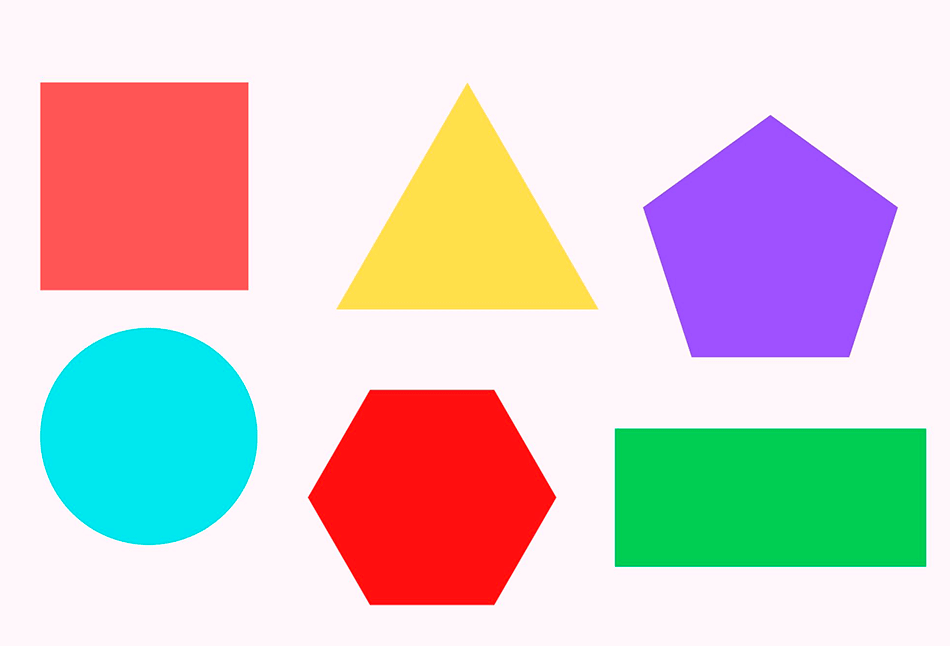
#> input picture 2.png, 950 x 646 px
$ python clasificador.py
#> lines starting #> are read from the running program, lines starting #| are printed output that depends on the picture; after the words box and inside, x2 and y2 are one past the last pixel; in counts of white or black regions, pixels touching at a corner belong together
import cv2

imagen = cv2.imread('2.png')
#> imagen is the input picture: shape (646, 950, 3); mean B, G, R 202.9, 203.8, 214.9

gray = cv2.cvtColor(imagen, cv2.COLOR_BGR2GRAY)
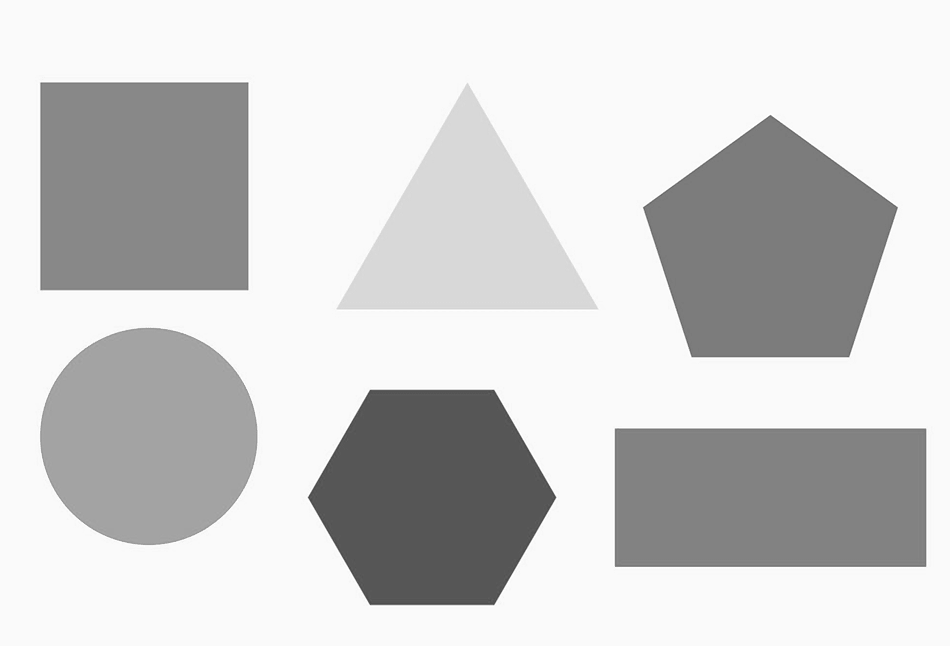
#> gray: shape (646, 950); min 76, max 255, mean 207.1

canny = cv2.Canny(gray, 10, 150)
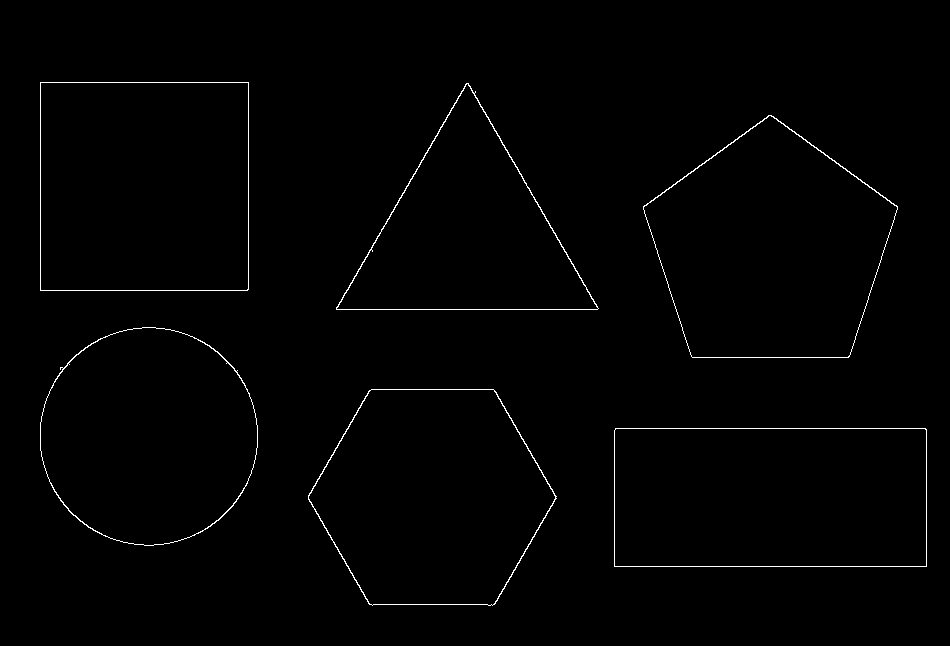
#> canny: shape (646, 950); 0.87% white in thin lines or dots, all inside (x1, y1, x2, y2) = (40, 82, 927, 606)
canny = cv2.dilate(canny, None, iterations=1)
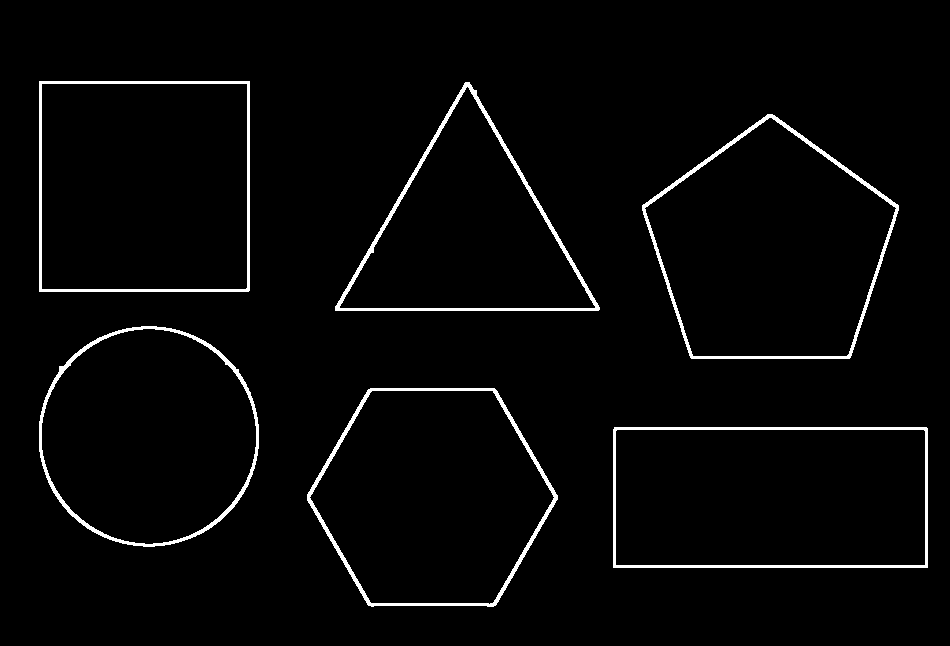
#> canny: shape (646, 950); 2.7% white; 6 white regions, box (x1, y1, x2, y2) and area: (335, 82, 600, 311) 2931, (642, 114, 899, 359) 2878, (307, 388, 558, 607) 2782, (613, 427, 928, 568) 2699, (39, 326, 259, 547) 2545, (39, 81, 250, 292) 2496
canny = cv2.erode(canny, None, iterations=1)

contornos, _ = cv2.findContours(canny, cv2.RETR_EXTERNAL, cv2.CHAIN_APPROX_SIMPLE)
#> contornos = 6 contours; box (x1, y1, x2, y2) and area: (40, 82, 249, 291) 43264, (614, 428, 927, 567) 43054, (643, 115, 898, 358) 42840, (308, 389, 557, 606) 40194, (40, 327, 258, 546) 37173, (336, 83, 599, 310) 29952

for contorno in contornos:
    epsilon = 0.01*cv2.arcLength(contorno,True)
    approx = cv2.approxPolyDP(contorno,epsilon,True)

    x,y,w,h = cv2.boundingRect(approx)

    if len(approx)==3:
        cv2.putText(imagen,'Triangulo', (x,y-5),1,1,(255,0,0),1)

    if len(approx)==4:
        aspect_ratio = float(w)/h
        if aspect_ratio == 1:
            cv2.putText(imagen,'Cuadrado', (x,y-5),1,1,(255,0,0),1)
        else:
            cv2.putText(imagen,'Rectangulo', (x,y-5),1,1,(255,0,0),1)

    if len(approx)==5:
        cv2.putText(imagen,'Pentagono', (x,y-5),1,1,(255,0,0),1)

    if len(approx)==6:
        cv2.putText(imagen,'Hexagono', (x,y-5),1,1,(255,0,0),1)

    if len(approx)>10:
        cv2.putText(imagen,'Circulo', (x,y-5),1,1,(255,0,0),1)


    cv2.drawContours(imagen, [approx], 0, (255,0,0),2)
    cv2.imshow('image',imagen)
    cv2.waitKey(0)
#> this loop made 6 passes
#> (epsilon, approx, x, y, w, h, aspect_ratio) on passes 1, 6: (8.99, [[614, 430], [614, 566], [926, 566], [925, 428]], 614, 428, 313, 139, 2.25), (8.31, [[40, 82], [40, 290], [247, 290], [248, 82]], 40, 82, 209, 209, 1)
#> (epsilon, x, y, w, h) on passes 2 to 4: (7.82, 308, 390, 249, 215), (7.25, 40, 327, 218, 219), (8.28, 643, 115, 255, 243)
#> pass 1, `cv2.imshow('image',imagen)`:
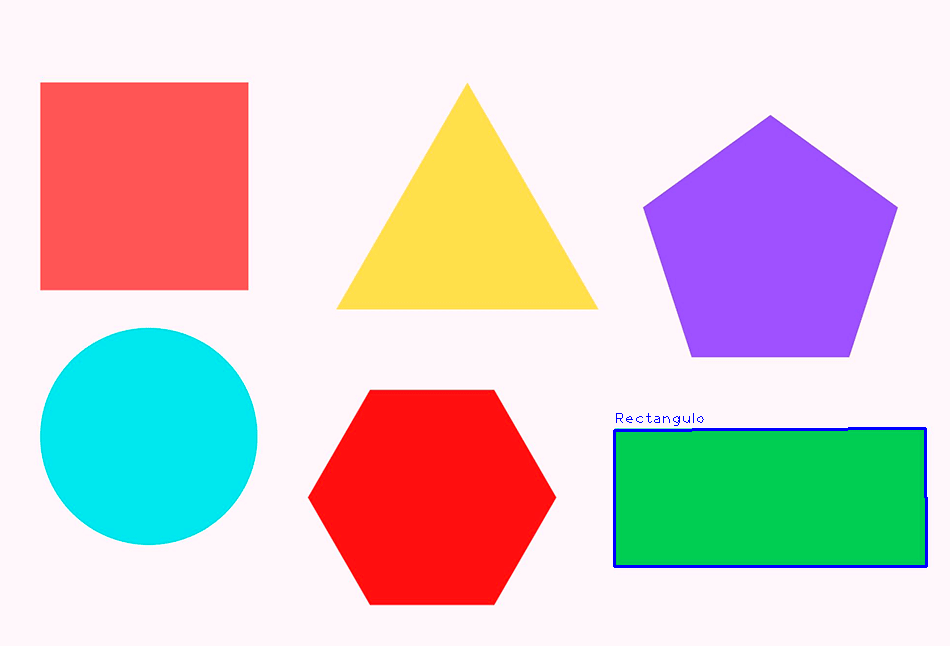
#> window 'image': shape (646, 950, 3); mean B, G, R 203.3, 202.8, 214.4
#> pass 2, `cv2.imshow('image',imagen)`:
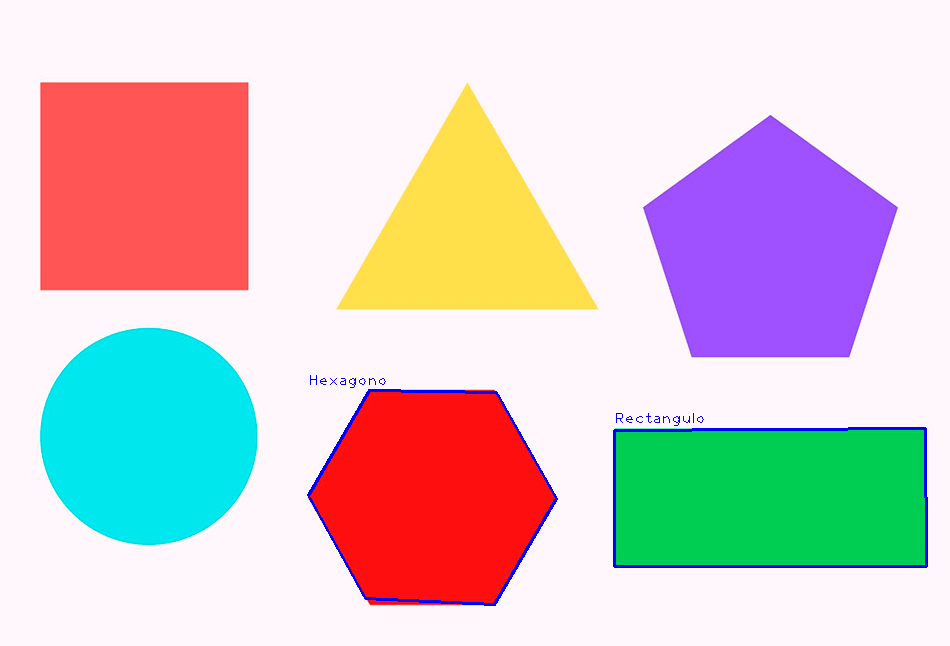
#> window 'image': shape (646, 950, 3); mean B, G, R 203.9, 202.4, 213.5
#> after the loop:
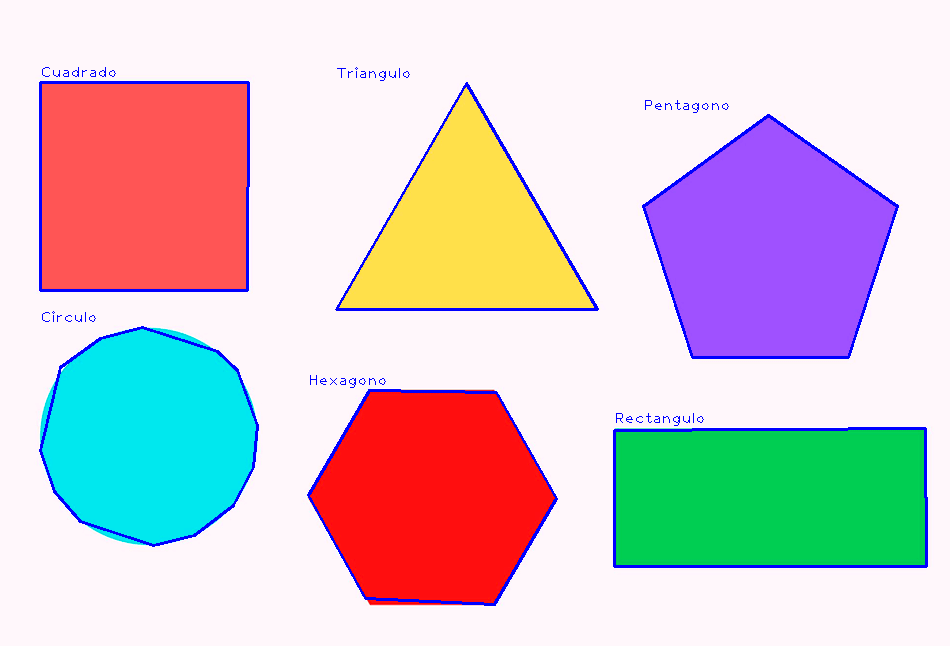
#> imagen: shape (646, 950, 3); 2.42% of pixels changed, all inside (x1, y1, x2, y2) = (39, 67, 928, 606)

cv2.waitKey(0)
cv2.destroyAllWindows()
